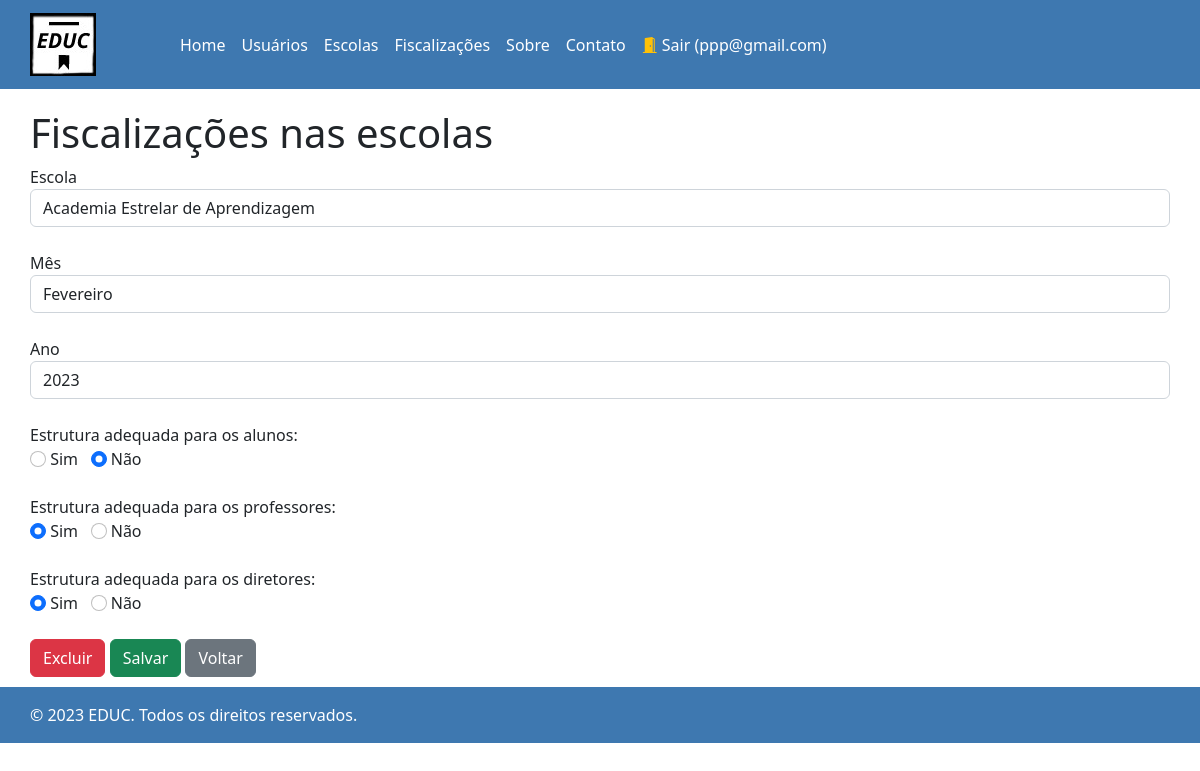
Page /fiscalizacoes/detalhe.php?id=1 (signed in) on the committed database.
### tables this page shows
CREATE TABLE `fiscalizacoes` (
  `id` int(11) NOT NULL,
  `idescola` int(11) NOT NULL,
  `nrmes` int(2) NOT NULL,
  `nrano` int(4) NOT NULL,
  `nrestruturaaluno` int(11) NOT NULL,
  `nrestruturaprofessor` int(11) NOT NULL,
  `nrestruturadiretor` int(11) NOT NULL
);

CREATE TABLE `escolas` (
  `id` int(11) NOT NULL,
  `nome` varchar(100) NOT NULL,
  `qtdalunos` int(11) NOT NULL,
  `endereco` varchar(250) NOT NULL
);

### config.php (called while the page is built, shortened)
<?php
$url_base = "http://localhost";
$url_site = $url_base."/tcc/";
function getValorInteiroOuVazio($chave, $padrao='')
{
  return isset($_REQUEST[$chave])?filter_var($_REQUEST[$chave], FILTER_SANITIZE_NUMBER_INT):$padrao;
}
?>

### fiscalizacoes/detalhe.php (the view, shortened to what this page needs)
<?php
include_once "../topo.php";
$url_listagem = $url_site . "fiscalizacoes/listagem.php";
$id = getValorInteiroOuVazio('id');
$idescola = getValorInteiroOuVazio('idescola');
$nrmes = getValorInteiroOuVazio('nrmes');
$nrano = getValorInteiroOuVazio('nrano');
$nrestruturaaluno = getValorInteiroOuVazio('nrestruturaaluno',0);
$nrestruturaprofessor = getValorInteiroOuVazio('nrestruturaprofessor',0);
$nrestruturadiretor = getValorInteiroOuVazio('nrestruturadiretor',0);
if (isset($_REQUEST['vez']) && $_REQUEST['vez']==2)
{
  if ($_REQUEST['acao']=='Salvar' && ($idescola=='' || $nrano == '' || $nrmes == ''))
  {
    $msg = "Informe todos os campos antes de salvar!";
  }
  else
  {
    $msg_url = $url_site . "fiscalizacoes/listagem.php";
    if ($_REQUEST['acao']=='Salvar')
    {
        if ($id=="")
        {
          $query = "INSERT INTO fiscalizacoes (idescola, nrmes, nrano, nrestruturaaluno,
          nrestruturaprofessor, nrestruturadiretor)
          VALUES ($idescola, $nrmes, $nrano, $nrestruturaaluno,
          $nrestruturaprofessor, $nrestruturadiretor)";
          $msg = "Registro adicionado com sucesso!";
        }
        else
        {
          $query = "UPDATE fiscalizacoes SET idescola = $idescola,
                                             nrmes = $nrmes,
                                             nrano = $nrano,
                                             nrestruturaaluno = $nrestruturaaluno,
                                             nrestruturaprofessor = $nrestruturaprofessor,
                                             nrestruturadiretor = $nrestruturadiretor
                                            WHERE id = $id";
          $msg = "Registro alterado com sucesso!";
        }
    }
    if ($_REQUEST['acao']=='Excluir')
    {
      $query = "DELETE FROM fiscalizacoes WHERE id = ".$id;
      $msg = "Registro removido com sucesso!";
    }
    if (!mysqli_query($conn, $query))
    {
      $error = mysqli_error ($conn);
      if (stripos($error, 'duplicate entry') !== false) {
          $msg = "Já existe um lançamento para esta escola neste mês e ano";
          $msg_url = '';
      } else {
        die(mysqli_error ($conn)."<br/>".$query);
      }
    }
  }
}
else
{
  if (isset($_REQUEST['id']))
  {
    $query = "SELECT * FROM fiscalizacoes WHERE id = $id";
    $arq = mysqli_query($conn, $query);
    $tab = mysqli_fetch_object ($arq);
    $id = $tab->id;
    $idescola = $tab->idescola;
    $nrmes = $tab->nrmes;
    $nrano = $tab->nrano;
    $nrestruturaaluno = $tab->nrestruturaaluno;
    $nrestruturaprofessor = $tab->nrestruturaprofessor;
    $nrestruturadiretor = $tab->nrestruturadiretor;
  }
}
?>
    <form method="POST" action="<?php echo $_SERVER['PHP_SELF'] ?>">
      <div class="form-group">
        <label for="idescola">Escola</label>
        <select class="form-control" name="idescola" id="idescola">
          <?php
          $query = "SELECT * FROM escolas ORDER BY nome";
          $arq = mysqli_query($conn, $query);
          while ($tab = mysqli_fetch_object ($arq)) { ?>
              <option <?php echo $tab->id==$idescola?'selected':'' ?> value="<?php echo $tab->id ?>"><?php echo $tab->nome ?></option>
          <?php } ?>
        </select>
      </div><br/>
      <div class="form-group">
        <label for="nrmes">Mês</label>
        <select class="form-control" name="nrmes" id="nrmes">
          <option <?php echo $nrmes==2?'selected':'' ?> value="2">Fevereiro</option>
        </select>
      </div><br/>
      <div class="form-group">
        <label for="nrano">Ano</label>
        <input type="number" class="form-control" id="nrano" name="nrano" value="<?php echo $nrano ?>">
      </div><br/>
      <div class="form-group">
        <span>Estrutura adequada para os alunos:</span>
        <div class="form-group">
        <label class="form-check-label">
          <input type="radio" class="form-check-input" name="nrestruturaaluno" <?php echo $nrestruturaaluno==1?'checked':'' ?> value="1"> Sim
        </label>
        <label class="form-check-label">
            <input type="radio" class="form-check-input" name="nrestruturaaluno" <?php echo $nrestruturaaluno==0?'checked':'' ?> value="0"> Não
        </label>
        </div>
      </div>
      <br/>
      <div class="form-group">
        <span>Estrutura adequada para os professores:</span>
        <div class="form-group">
        <label class="form-check-label">
          <input type="radio" class="form-check-input" name="nrestruturaprofessor" <?php echo $nrestruturaprofessor==1?'checked':'' ?> value="1"> Sim
        </label>
        <label class="form-check-label">
            <input type="radio" class="form-check-input" name="nrestruturaprofessor" <?php echo $nrestruturaprofessor==0?'checked':'' ?> value="0"> Não
        </label>
        </div>
      </div>
      <br/>
      <div class="form-group">
        <span>Estrutura adequada para os diretores:</span>
        <div class="form-group">
        <label class="form-check-label">
          <input type="radio" class="form-check-input" name="nrestruturadiretor" <?php echo $nrestruturadiretor==1?'checked':'' ?> value="1"> Sim
        </label>
        <label class="form-check-label">
            <input type="radio" class="form-check-input" name="nrestruturadiretor" <?php echo $nrestruturadiretor==0?'checked':'' ?> value="0"> Não
        </label>
        </div>
      </div>
      <br/>
      <?php if ($id!=="") { ?>
        <button type="submit" name="acao" value="Excluir" class="btn btn-danger">Excluir</button>
      <?php } ?>
      <button type="submit" name="acao" value="Salvar" class="btn btn-success">Salvar</button>
      <button type="button" id="voltar" onclick=" window.location.href = '<?php echo $url_listagem ?>';" class="btn btn-secondary">Voltar</button>
    </form>
<?php include_once "../rodape.php" ?>

### rows in the picture
fiscalizacoes: idescola "Academia Estrelar de Aprendizagem", nrmes "Fevereiro", nrano "2023", nrestruturaaluno "☐ Sim", nrestruturaaluno "☑ Não", nrestruturaprofessor "☑ Sim", nrestruturaprofessor "☐ Não", nrestruturadiretor "☑ Sim", nrestruturadiretor "☐ Não"

### other values in the picture
$_SESSION['email'] "ppp@gmail.com"
$titulo_pagina "Fiscalizações nas escolas"
